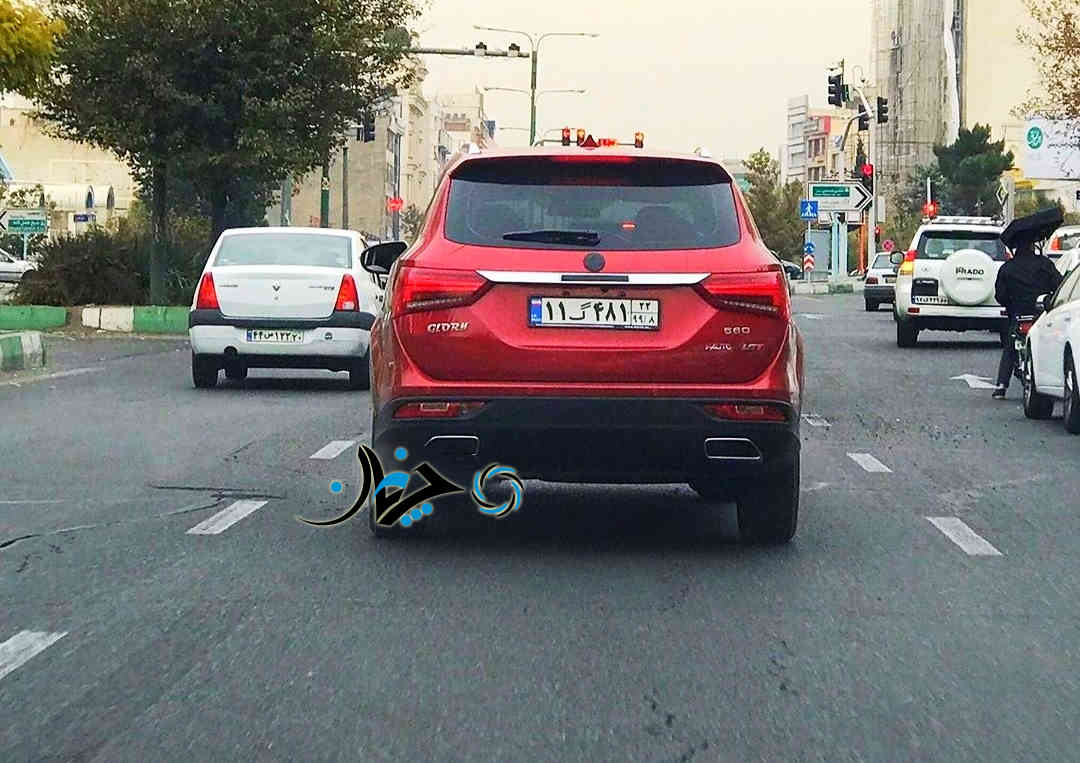
#> input picture assesments.jpeg, 1080 x 763 px
$ python AssesmentDetection.py
#> lines starting #> are read from the running program, lines starting #| are printed output that depends on the picture; after the words box and inside, x2 and y2 are one past the last pixel; in counts of white or black regions, pixels touching at a corner belong together
import cv2
import numpy as np
import matplotlib.pyplot as plt

img = cv2.imread('assesments.jpeg')
#> img is the input picture: shape (763, 1080, 3); mean B, G, R 117.1, 118.6, 120.7


def display(img):
    fig = plt.figure(figsize=(10, 8))
    ax = fig.add_subplot(111)
    new_img = cv2.cvtColor(img, cv2.COLOR_BGR2RGB)
    ax.imshow(new_img)
    plt.show()


display(img)

plate_cascade = cv2.CascadeClassifier(cv2.data.haarcascades +'haarcascade_russian_plate_number.xml')

def detect_plate(img):
    plate_image = img.copy()
    plate_rects = plate_cascade.detectMultiScale(plate_image, scaleFactor=1.3, minNeighbors=3)
#> plate_rects = [[540, 288, 132, 44]]

    for (x, y, w, h) in plate_rects:
        cv2.rectangle(plate_image, (x, y), (x + w, y + h), (0, 0, 255), 4)
#> this loop made 1 pass
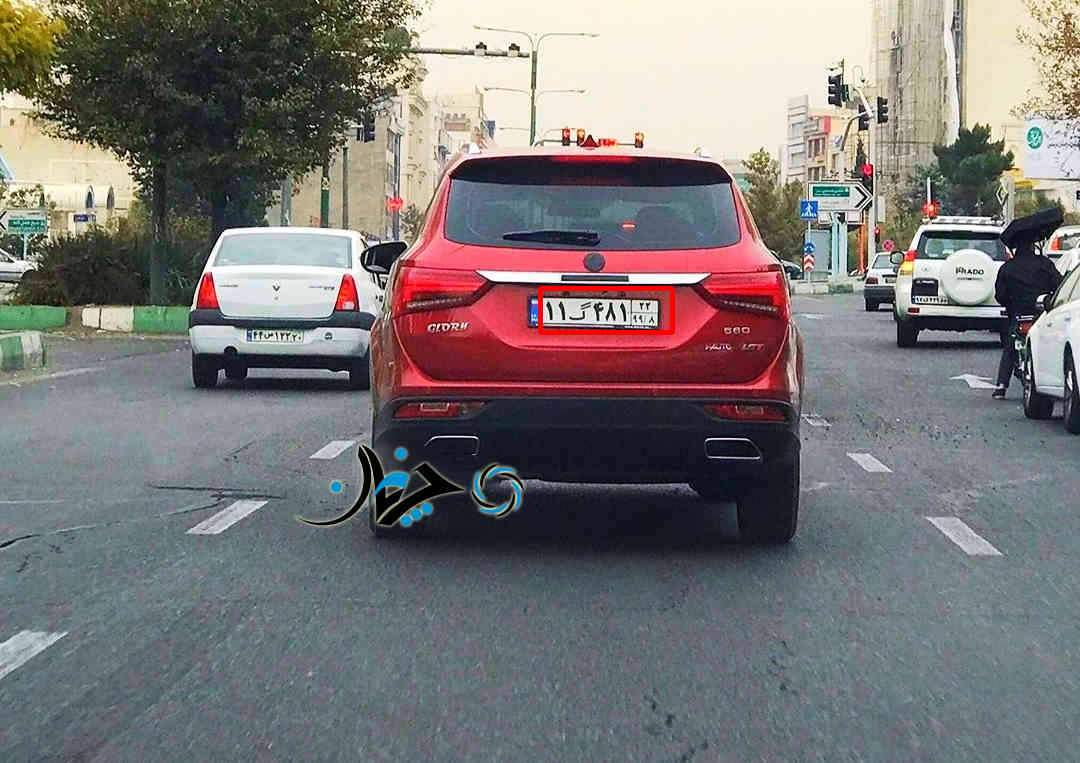
#> plate_image: shape (763, 1080, 3); 0.21% of pixels changed, all inside (x1, y1, x2, y2) = (538, 286, 675, 335)

    return plate_image


result = detect_plate(img)
display(result)


def detect_and_blur_plate(img):
    plate_img = img.copy()
    roi = img.copy()
    plate_rects = plate_cascade.detectMultiScale(plate_img, scaleFactor=1.3, minNeighbors=3)
#> plate_rects = [[540, 288, 132, 44]]
    for (x, y, w, h) in plate_rects:
        roi = roi[y:y + h, x:x + w]
        blurred = cv2.medianBlur(roi, 7)
        plate_img[y:y + h, x:x + w] = (255, 0, 0)  # or you can replace with blurred
#> this loop made 1 pass
#> pass 1, in detect_and_blur_plate, `roi = roi[y:y + h, x:x + w]`:
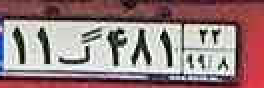
#> roi: shape (44, 132, 3) (shown 2 times larger); mean B, G, R 126.9, 125.8, 151.9
#> pass 1, in detect_and_blur_plate, `blurred = cv2.medianBlur(roi, 7)`:
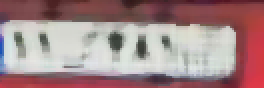
#> blurred: shape (44, 132, 3) (shown 2 times larger); mean B, G, R 135.6, 134.4, 163.5
#> after the loop:
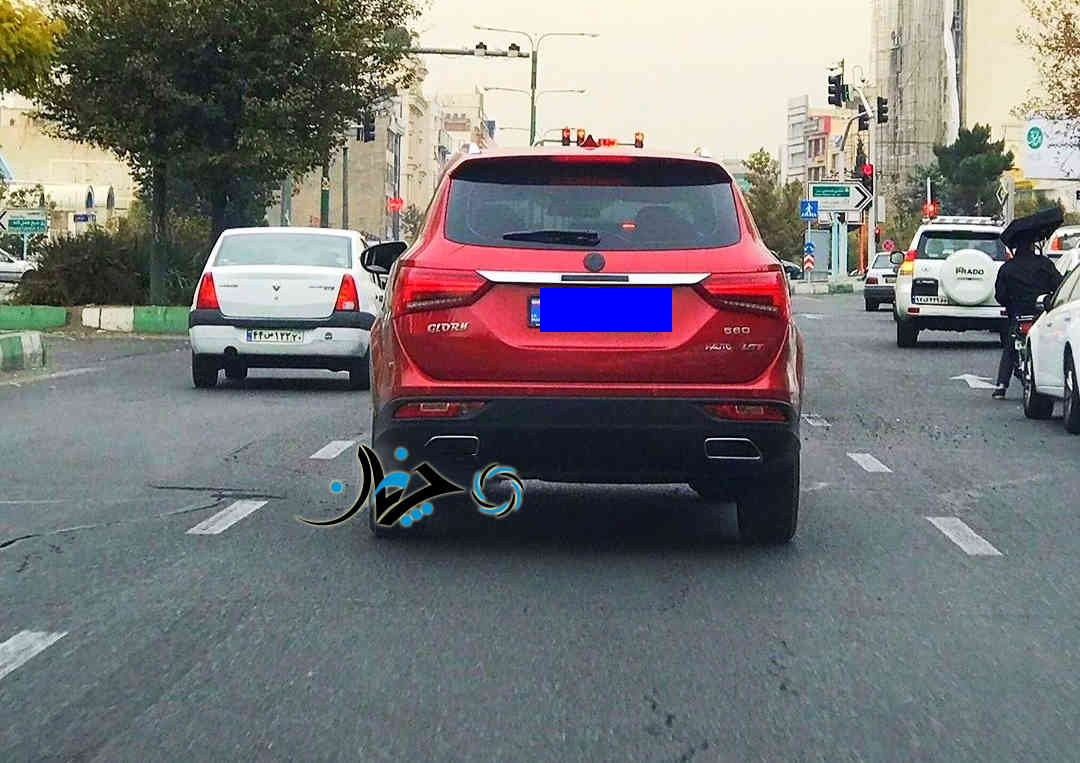
#> plate_img: shape (763, 1080, 3); 0.7% of pixels changed, all inside (x1, y1, x2, y2) = (540, 288, 672, 332)

    return plate_img


result = detect_and_blur_plate(img)
display(result)
